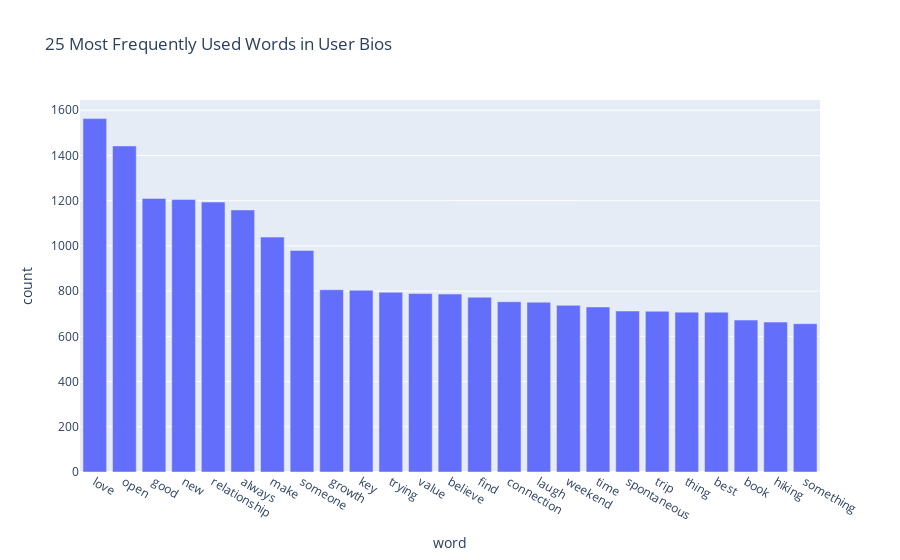

Source (notebook cell):
### Code cell
fig = px.bar(df_words_count.iloc[0:25, :], x='word', y='count', title='25 Most Frequently Used Words in User Bios')
fig.show()

### Figure 1 — Plotly figure (JSON) as saved in the notebook; plotly's stock layout.template omitted (floating-point values rounded to 4 significant figures)
{"data": [{"alignmentgroup": "True", "hovertemplate": "word=%{x}<br>count=%{y}<extra></extra>", "legendgroup": "", "marker": {"color": "#636efa", "pattern": {"shape": ""}}, "name": "", "offsetgroup": "", "orientation": "v", "showlegend": false, "textposition": "auto", "type": "bar", "x": ["love", "open", "good", "new", "relationship", "always", "make", "someone", "growth", "key", "trying", "value", "believe", "find", "connection", "laugh", "weekend", "time", "spontaneous", "trip", "thing", "best", "book", "hiking", "something"], "xaxis": "x", "y": [1563, 1442, 1210, 1205, 1194, 1159, 1039, 980, 806, 804, 795, 789, 787, 773, 753, 751, 737, 730, 712, 711, 707, 707, 672, 663, 656], "yaxis": "y"}], "layout": {"barmode": "relative", "legend": {"tracegroupgap": 0}, "title": {"text": "25 Most Frequently Used Words in User Bios"}, "xaxis": {"anchor": "y", "domain": [0, 1], "title": {"text": "word"}}, "yaxis": {"anchor": "x", "domain": [0, 1], "title": {"text": "count"}}}}
